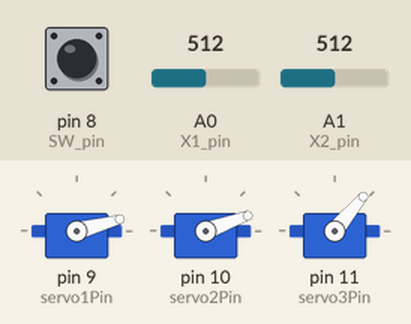
Recording of a sketch running on a simulated Arduino Uno, built with avr-gcc and run on an emulated ATmega328P. Shown: 3 × servo. The test bench sets the inputs (shaded band); at power-on: A0 (X1_pin) = 512, pin 8 (SW_pin) HIGH, A1 (X2_pin) = 512. What the sketch prints to the serial monitor is not drawn.

Above: at 1.2 s.
1.3 s: A0 (X1_pin) set to 687
2.8 s: A0 (X1_pin) set to 711
At 4.6 s:
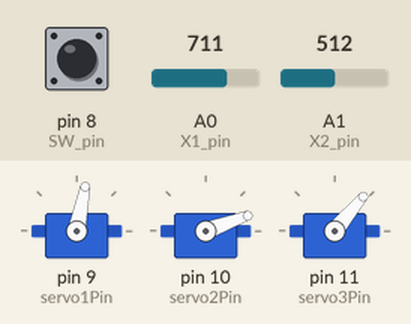
5.4 s: pin 8 (SW_pin) pulled LOW for 0.15 s
At 6.1 s:
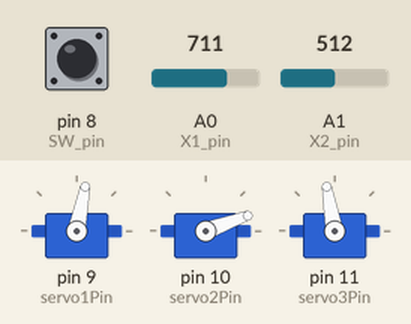
7.0 s: A1 (X2_pin) set to 693
8.5 s: A1 (X2_pin) set to 708
At 9.9 s:
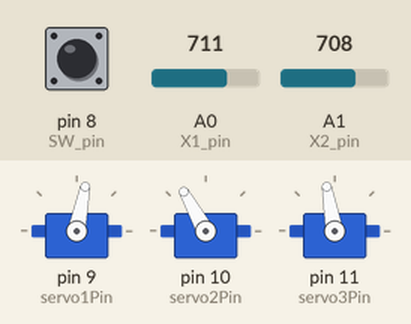
11.0 s: pin 8 (SW_pin) pulled LOW for 1 s
At 11.6 s:
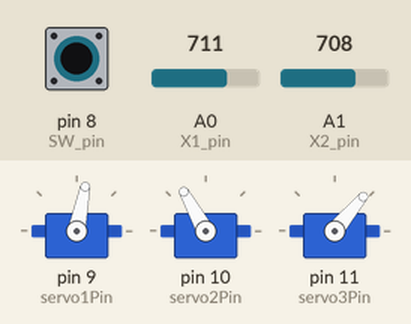
Timing chart, 0 to 14.0 s (numbered marks = the images above; inputs shaded):
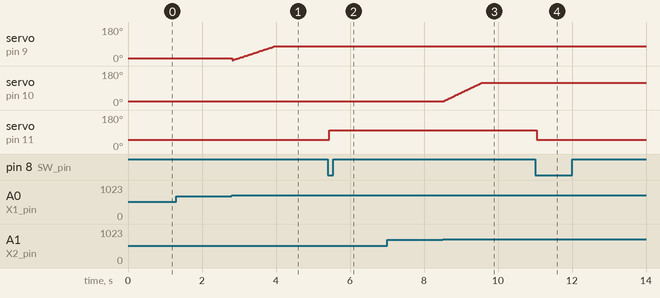

The sketch:

Arm.ino
```cpp
#include<Servo.h>

Servo shoulderServo;
Servo armServo;
Servo clawServo;

const int SW_pin = 8;
const int X1_pin = A0;
const int SW2_pin = 2;
const int X2_pin = A1;
int x1,x2;
int servo1Pin=9;
int pos1=0;
int servo2Pin=10;
int pos2=0;
int servo3Pin=11;
int i=5;
int j=20;

int buttonPrev = LOW;
int buttonState;
bool servoClamped = false;
unsigned long lastDebounceTime = 0;
unsigned long debounceDelay = 10;
unsigned long lastPressed = millis();


void setup()
{

  buttonPrev = digitalRead(SW_pin);
shoulderServo.attach(servo1Pin);
armServo.attach(servo2Pin);
clawServo.attach(servo3Pin);
pinMode(SW_pin, INPUT);
digitalWrite(SW_pin, HIGH);
shoulderServo.write(15);
armServo.write(20);
clawServo.write(50);
Serial.begin(9600);
}

void loop()
{


x1 = analogRead(X1_pin);
x2 = analogRead(X2_pin);

Serial.println(x1);
Serial.println(x2);

int reading = digitalRead(SW_pin);
if (reading != buttonPrev) {

    lastDebounceTime = millis();
  }

if ((millis() - lastDebounceTime) > debounceDelay) {

    if (reading != buttonState) {
      buttonState = reading;


      if (buttonState == LOW ) {
          /////
          Serial.println("triggered");
          if(!servoClamped){

            clawServo.write(100);
            Serial.println("Opening");
            servoClamped = true;
            delay(500);
            //lastPressed = millis();
          }
          else{

            clawServo.write(50);
            Serial.println("Closing");
            servoClamped = false;
            delay(500);
            //lastPressed = millis();
          }
      }
    }
  }
  buttonPrev = reading;


if(x1<250 && i>5)
{
    shoulderServo.write(i--);
    delay(15);
}
else if(x1>700 && i<80)
{
  shoulderServo.write(i++);
  delay(15);
}

if(x2<250 && j>20)
{
    armServo.write(j--);
    delay(10);
}
else if(x2>700 && j<120)
{
  armServo.write(j++);
  delay(10);
}


}
```

Measured:
- the behaviour switches between 700 and 701 on A0 (X1_pin) (found by bisection; images 0 and 1)
- the behaviour switches between 700 and 701 on A1 (X2_pin) (found by bisection; images 2 and 3)
- after the input at 5.4 s, servo on pin 11 (servo3Pin): 50° → 100° at once
- after the input at 8.5 s, servo on pin 10 (servo2Pin): moves from 20° to 119° over 1.0 s, starting at once
- after the input at 11.0 s, servo on pin 11 (servo3Pin): 100° → 50° at once
